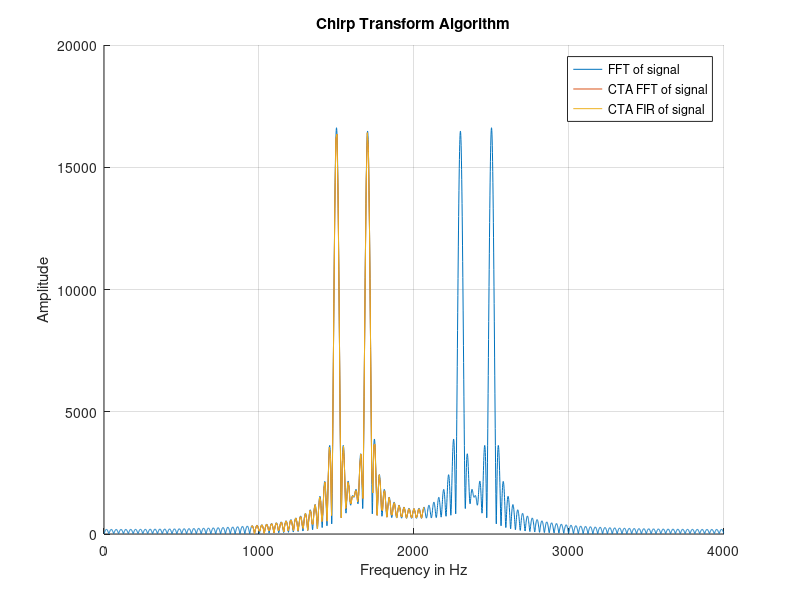

MATLAB code for this plot:
close all;
clear();

% Parameters
fs = 4000;
N = 128;
M = 160;
f0 = 950; % 0;   
df = 7/fs; % (1-1/M)/M; -> for full scale
w0 = 2 * pi * (f0 / fs);
dw = 2*pi*df;

W = cos(dw) - 1i * sin(dw);

n = 0:1:N + M - 2; 
h1 = W .^ ((-(n-N+1).^2) ./ 2);

n = 0:1:N-1; 
m1 = [(cos(w0 .* n) - 1i * sin(w0 .* n)) .* W .^ ((n .^ 2) ./ 2), zeros(1, N + M - length(n)-1)];

n = N-1:1:N + M - 2; 
m2 = [zeros(1, N-1), W .^ (((n-N+1).^2) ./ 2);];

%%%% ------------------ TEST ------------------ %%%%

Amplitude = (2^8) - 1;

f1 = 1500;
f2 = 1700;

dt = 1 / fs;                                     
t = 0 : dt : N * dt - dt;
x = Amplitude * sin(2 * pi * f1 * t) + Amplitude * sin(2 * pi * f2 * t);
dc = sum((x)) / length(x);

x = x-dc;
pw = sum(abs(x).^2) / length(x);

x = [x-dc, zeros(1, length(h1) - length(x))];

% using FFT
mix_up_fft = x .* m1;

X_fft = fft(mix_up_fft);
H_fft = fft(h1);
Y_fft = X_fft .* H_fft;
mix_down_fft = ifft(Y_fft);

y_fft = mix_down_fft .* m2;

% using FIR
mix_up_fir = x .* m1;

%mix_down_fir = filter(h1 ,1 , mix_up_fir);
x_re = real(mix_up_fir);
x_im = imag(mix_up_fir);
h1_re = real(h1);
h1_im = imag(h1);
mix_down_fir_ReRe = filter(h1_re, 1, x_re);
mix_down_fir_ImRe = filter(h1_re, 1, x_im);
mix_down_fir_ReIm = filter(h1_im, 1, x_re);
mix_down_fir_ImIm = filter(h1_im, 1, x_im);

%combine
mix_down_fir = mix_down_fir_ReRe - mix_down_fir_ImIm + 1i * (mix_down_fir_ReIm + mix_down_fir_ImRe);

y_fir = mix_down_fir .* m2;

% FFT for comparison
X = abs(fft(x, fs));
f_X = (0:length(X)-1) * fs / length(X);

y_fir = abs(y_fir(N:end));
y_fft = abs(y_fft(N:end));
f_y = f0 + (0 : length(y_fft)-1) .* df * fs;

figure();
hold on;
plot(f_X, X);
plot(f_y, y_fft);
plot(f_y, y_fir);
title("Chirp Transform Algorithm");
ylabel('Amplitude');
xlabel('Frequency in Hz');
legend('FFT of signal', 'CTA FFT of signal', 'CTA FIR of signal');
grid on;



